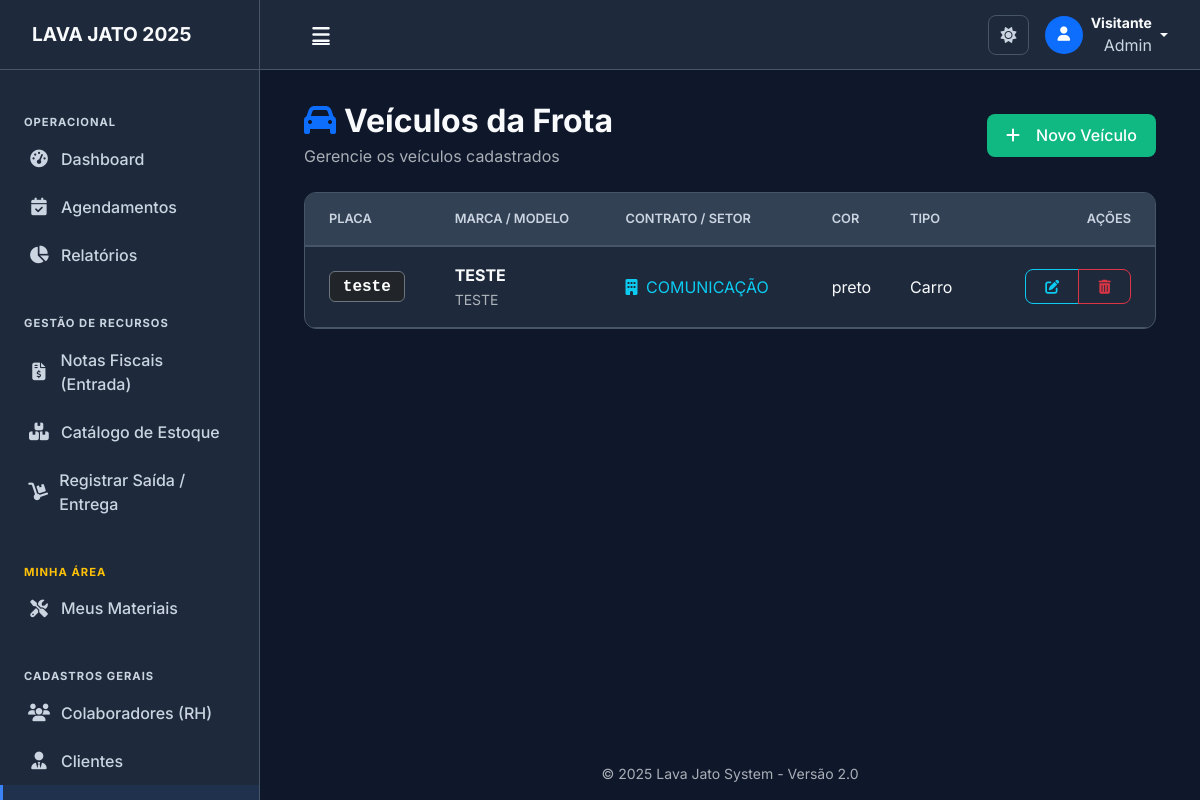
The page /veiculos/ on the database its author committed.
### clientes/models.py (models this page shows, shortened)
class Veiculo(models.Model):
    TIPOS_VEICULO = [
        ('CARRO', 'Carro'),
        ('MOTO', 'Moto'),
        ('CAMINHAO', 'Caminhão'),
        ('ONIBUS', 'Ônibus'),
        ('VAN', 'Van'),
        ('PICKUP', 'Pick-up'),
        ('OUTROS', 'Outros'),
    ]
    cliente = models.ForeignKey(Cliente, on_delete=models.CASCADE, related_name='veiculos')
    placa = models.CharField('Placa', max_length=10, unique=True)
    modelo = models.CharField('Modelo', max_length=100)
    marca = models.CharField('Marca', max_length=50)
    ano = models.PositiveIntegerField('Ano', null=True, blank=True)
    cor = models.CharField('Cor', max_length=30, blank=True)
    tipo = models.CharField('Tipo', max_length=20, choices=TIPOS_VEICULO, default='CARRO')
    observacoes = models.TextField('Observações', blank=True)
    ativo = models.BooleanField('Ativo', default=True)
    class Meta:
        verbose_name = 'Veículo'
        verbose_name_plural = 'Veículos'
        ordering = ['placa']

class Cliente(models.Model):
    nome = models.CharField('Nome', max_length=200)
    telefone = models.CharField('Telefone', max_length=20, blank=True)
    email = models.EmailField('E-mail', blank=True)
    observacoes = models.TextField('Observações', blank=True)
    ativo = models.BooleanField('Ativo', default=True)
    class Meta:
        verbose_name = 'Cliente'
        verbose_name_plural = 'Clientes'
        ordering = ['nome']

### clientes/views.py (the view)
# urls.py: path("veiculos/", views.veiculo_list, name="veiculo_list"),
def veiculo_list(request):
    veiculos = Veiculo.objects.all()
    return render(request, 'clientes/veiculo_list.html', {'veiculos': veiculos})

### templates/clientes/veiculo_list.html (shortened to what this page needs)
{% extends 'base/base.html' %}
{% load static %}
{% block extra_css %}
    <link rel="stylesheet" href="{% static 'css/base.css' %}">
    <link rel="stylesheet" href="{% static 'css/components.css' %}">
{% endblock %}
{% block content %}
<div class="container-fluid fade-in">
    <div class="d-flex justify-content-between align-items-center mb-4">
        <div>
            <h2 class="mb-1 fw-bold" style="color: var(--text-light);">
                <i class="fas fa-car me-2 text-primary"></i>Veículos da Frota
            </h2>
            <p class="text-muted mb-0">Gerencie os veículos cadastrados</p>
        </div>
        <a href="{% url 'veiculo_create' %}" class="btn btn-success-custom">
            <i class="fas fa-plus me-2"></i>Novo Veículo
        </a>
    </div>
    <div class="card-custom">
        <div class="card-body p-0">
            <div class="table-responsive">
                <table class="table table-hover align-middle mb-0">
                    <thead style="background-color: var(--card-header-bg); border-bottom: 1px solid var(--border-color);">
                        <tr>
                            <th class="ps-4">Placa</th>
                            <th>Marca / Modelo</th>
                            <th>Contrato / Setor</th>
                            <th>Cor</th>
                            <th>Tipo</th>
                            <th class="text-end pe-4">Ações</th>
                        </tr>
                    </thead>
                    <tbody>
                        {% for veiculo in veiculos %}
                        <tr>
                            <td class="ps-4">
                                <span class="badge bg-dark border border-secondary font-monospace fs-6">
                                    {{ veiculo.placa }}
                                </span>
                            </td>
                            <td>
                                <div class="fw-bold">{{ veiculo.modelo }}</div>
                                <small class="text-muted">{{ veiculo.marca }}</small>
                            </td>
                            <td>
                                {% if veiculo.cliente %}
                                    <a href="{% url 'cliente_update' veiculo.cliente.pk %}" class="text-decoration-none text-info">
                                        <i class="fas fa-building me-1"></i> {{ veiculo.cliente.nome }}
                                    </a>
                                {% else %}
                                    <span class="text-muted">-</span>
                                {% endif %}
                            </td>
                            <td>{{ veiculo.cor|default:"-" }}</td>
                            <td>{{ veiculo.get_tipo_display }}</td>
                            <td class="text-end pe-4">
                                <div class="btn-group">
                                    <a href="{% url 'veiculo_update' veiculo.pk %}" class="btn btn-sm btn-outline-info" title="Editar">
                                        <i class="fas fa-edit"></i>
                                    </a>
                                    <a href="{% url 'veiculo_delete' veiculo.pk %}" class="btn btn-sm btn-outline-danger" title="Excluir">
                                        <i class="fas fa-trash-alt"></i>
                                    </a>
                                </div>
                            </td>
                        </tr>
                        {% endfor %}
                    </tbody>
                </table>
            </div>
        </div>
    </div>
</div>
{% endblock %}

### static/css/base.css (style rules this page uses)
:root { --color-scheme: dark; --primary-color: #3b82f6; --primary-dark: #2563eb; --success-color: #10b981; --background-color: #0f172a; --card-bg: #1e293b; --card-header-bg: #334155; --hover-bg: #334155; --input-bg: #0f172a; --input-focus-bg: #1e293b; --border-color: #475569; --text-light: #f8fafc; --text-muted: #cbd5e1; --text-placeholder: #64748b; }
body { background-color: var(--background-color) !important; color: var(--text-light) !important; font-family: 'Inter', sans-serif; transition: background-color 0.3s, color 0.3s; }
a { color: var(--primary-color); text-decoration: none; }
i { color: inherit; }

### static/css/components.css (style rules this page uses)
.card-custom { background-color: var(--card-bg); border: 1px solid var(--border-color); border-radius: 0.75rem; box-shadow: var(--shadow-md); margin-bottom: 1.5rem; transition: transform 0.2s ease, box-shadow 0.2s ease; overflow: hidden; }
.card-body { padding: 1.5rem; color: var(--text-light); }
.btn { font-weight: 500; border-radius: 0.5rem; padding: 0.6rem 1.2rem; transition: all 0.2s; display: inline-flex; align-items: center; justify-content: center; gap: 0.5rem; }
.btn-success-custom { background-color: var(--success-color); color: #fff; border: none; }
.table { color: var(--text-light); margin-bottom: 0; }
.table > :not(caption) > * > * { background-color: transparent; border-bottom-color: var(--border-color); padding: 1rem 0.75rem; color: var(--text-light); }
.table thead th { background-color: var(--card-header-bg); color: var(--text-muted); font-weight: 600; font-size: 0.8rem; text-transform: uppercase; border-bottom: 2px solid var(--border-color); }
.badge { padding: 0.4em 0.8em; font-weight: 600; border-radius: 6px; font-size: 0.75rem; }
.card-custom { background-color: var(--card-bg) !important; border: 1px solid var(--border-color) !important; color: var(--text-light) !important; }

### static/css/pages.css (style rules this page uses)
:root { --sidebar-width: 260px; --sidebar-width-collapsed: 70px; --header-height: 70px; }

### static/css/layout_sistematico.css (style rules this page uses)
:root { --sidebar-width: 260px; --sidebar-width-collapsed: 70px; --header-height: 70px; }

### rows shown on the page
Veiculo: placa "teste", modelo "TESTE", marca "TESTE", cliente.nome "COMUNICAÇÃO", cor "preto", tipo "Carro"

### other values the page prints
{{ user.username|default:"Visitante" }} "Visitante"
